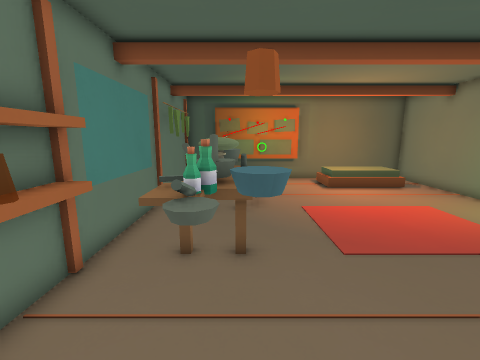
view 1 (above)

12 first-person views from a walk through a Godot game level. The camera is 1.5 m above the floor, tilts 10° down and sees 90° across. The floor is counted in squares, 0.5 m on a side. Each view is taken from the middle of a square. On the plan, view 1 faces up. The plan holds only what a view shows up to about 19 squares ahead; the rest is blank. The place goes on beyond the plan.

view 2
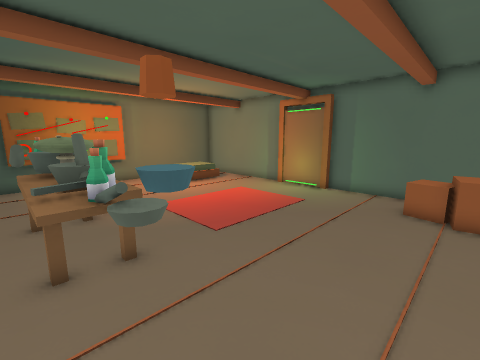

view 3
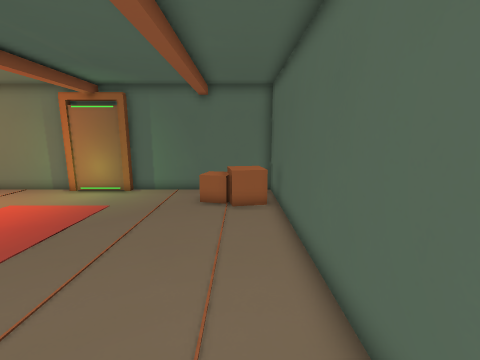

view 4
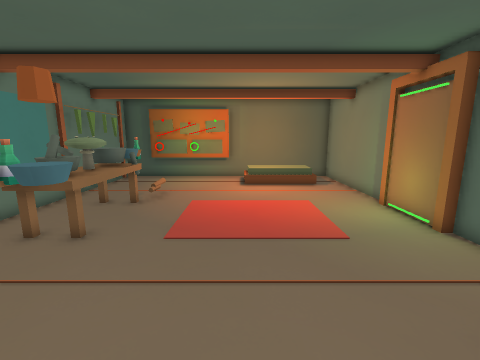

view 5
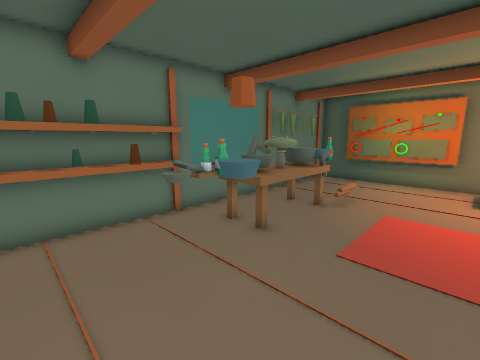

view 6
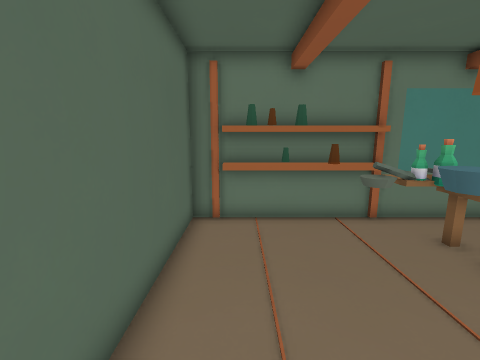

view 7
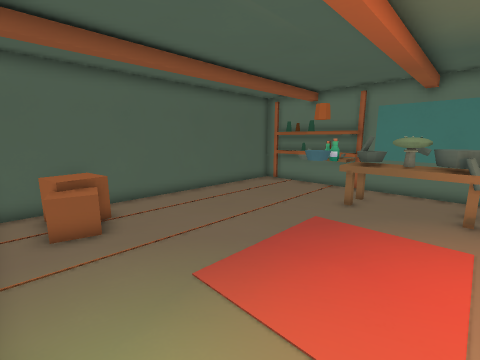

view 8
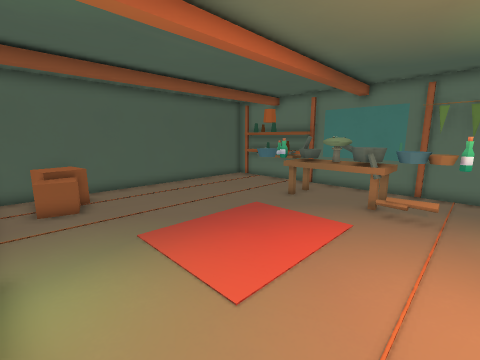

view 9
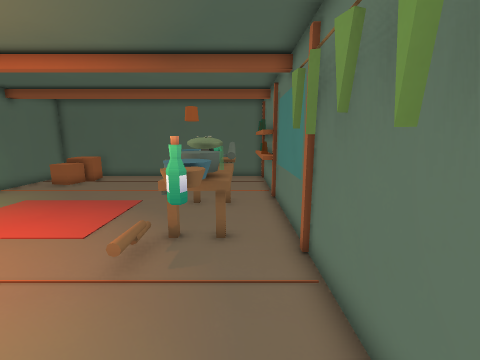

view 10
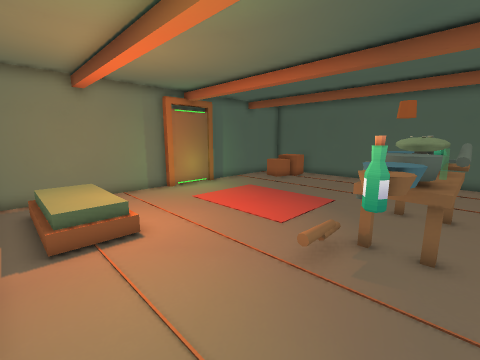

view 11
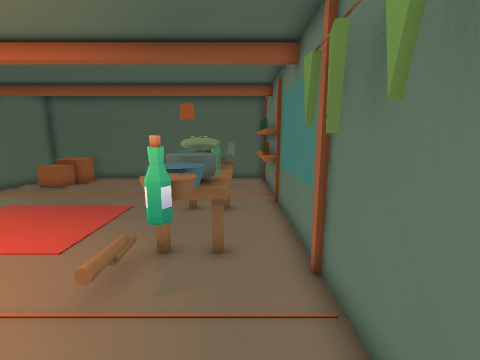

view 12
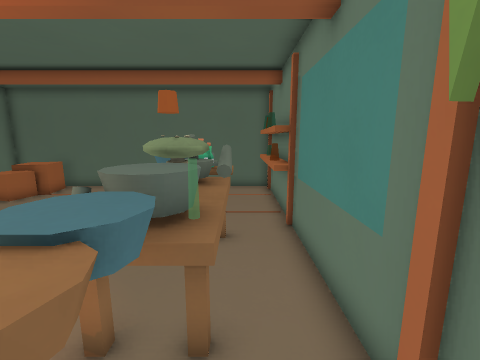

### Floor plan
Key: @ floor where view 1 was taken; # wall or solid block; . floor; / step, stairs or slope; D closed door; = window, fence, low wall or low ledge; ^ raised ledge; T table; C cylinder; B bottle; F flask; R crate; O other object.
Columns run from 4 left of view 1 to 12 right of it. Each row starts with its distance up from view 1.
 18 #################
 17 #..######.......#
 16 #.........OOOO/.#
 15 ##........OOOO/.#
 14 ##......../////.#
 13 ##.F............#
 12 ##.##...........#
 11 #..^^...........#
 10 #.TT#...........#
  9 #.TTT...    ....D
  8 #..T....    ....D
  7 #.TCC...    ....D
  6 #.TTC...........#
  5 #O^BCC..........#
  4 OO.BCC..........#
  3 OO.OO...........#
  2 # ...........RR.#
  1 OO...........RR.#
  0 OO..@.......RRR.#
 -1 #O..........=RR.#
 -2 #################

Positions as (right, up) in squares from view 1, and headings:
1: (0, 0), facing up
2: (-2, 0), facing up-right
3: (-2, 0), facing right
4: (5, -1), facing up
5: (5, 0), facing up-left
6: (5, 0), facing left
7: (11, 10), facing down-left
8: (11, 13), facing down-left
9: (-2, 17), facing down
10: (-2, 17), facing down-right
11: (-2, 16), facing down
12: (-2, 13), facing down
